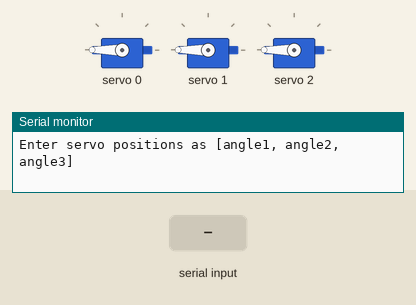
Simulated run of this sketch. Board: Arduino Uno, built with avr-gcc and run on an emulated ATmega328P. Shown: 3 × servo, the last lines printed to the serial monitor. Inputs (shaded band) come from the test bench.

Above: at 2.2 s.
2.3 s: "90,45,200\n" received over Serial
At 3.5 s:
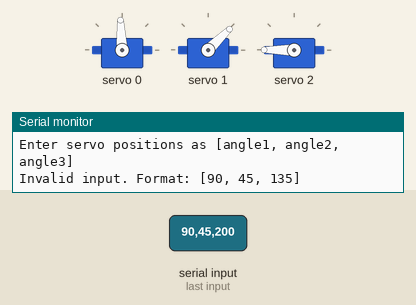
3.8 s: "30,150,10\n" received over Serial
At 4.8 s:
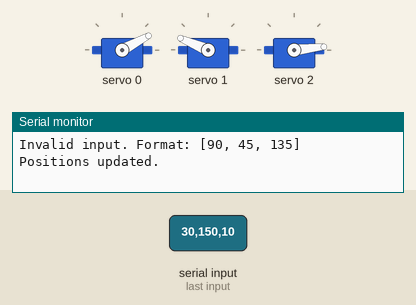
5.3 s: "1,90,45\n" received over Serial
At 5.9 s:
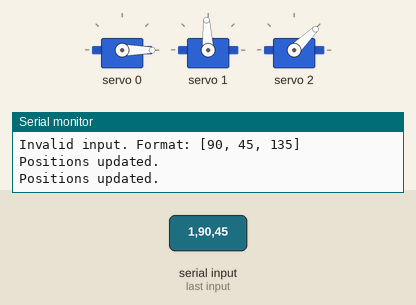
6.8 s: "90,45,200\n" received over Serial
At 8.2 s:
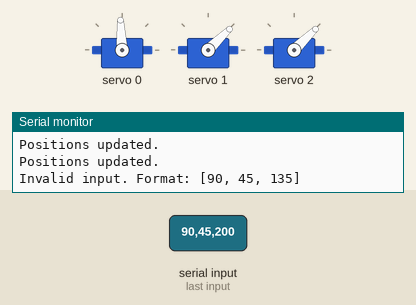
Timing chart, 0 to 9.3 s (numbered marks = the images above; inputs shaded):
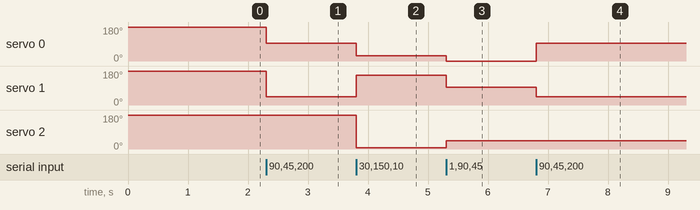

The sketch:

ManualServoControl.ino
```cpp
#include <Wire.h>
#include <Adafruit_PWMServoDriver.h>

Adafruit_PWMServoDriver pwm = Adafruit_PWMServoDriver();

// Servo channels on PCA9685 (0-15)
#define SERVO1_CHANNEL 0
#define SERVO2_CHANNEL 1
#define SERVO3_CHANNEL 2

// Pulse width range for typical servos
#define SERVO_MIN_PULSE 500   // in microseconds
#define SERVO_MAX_PULSE 2500  // in microseconds
#define SERVO_FREQ 50         // 50Hz for analog servos

float currentPos[3] = {180.0, 180.0, 180.0};

void setup() {
  Serial.begin(115200);
  delay(1000);

  pwm.begin();
  pwm.setPWMFreq(SERVO_FREQ);
  Wire.setClock(400000); // Optional: speed up I2C

  // Set initial positions
  for (int i = 0; i < 3; i++) {
    setServoAngle(i, currentPos[i]);
  }

  Serial.println("Enter servo positions as [angle1, angle2, angle3]");
}

void loop() {
  if (Serial.available()) {
    String input = Serial.readStringUntil('\n');
    input.trim();

    // Example input: [90, 45, 135]
    if (parseAndSetPositions(input)) {
      Serial.println("Positions updated.");
    } else {
      Serial.println("Invalid input. Format: [90, 45, 135]");
    }
  }
}

// Parse string like "[90, 45, 135]" and update servo positions
bool parseAndSetPositions(String input) {
  input.replace("[", "");
  input.replace("]", "");

  float angles[3];
  int commaIndex1 = input.indexOf(',');
  int commaIndex2 = input.indexOf(',', commaIndex1 + 1);

  if (commaIndex1 == -1 || commaIndex2 == -1) {
    return false;
  }

  // Extract and convert each angle
  angles[0] = input.substring(0, commaIndex1).toFloat();
  angles[1] = input.substring(commaIndex1 + 1, commaIndex2).toFloat();
  angles[2] = input.substring(commaIndex2 + 1).toFloat();

  // Check bounds and apply
  for (int i = 0; i < 3; i++) {
    if (angles[i] < 0 || angles[i] > 180) {
      return false;
    }
    currentPos[i] = angles[i];
    setServoAngle(i, currentPos[i]);
  }

  return true;
}

// Map angle to PWM and send to PCA9685
void setServoAngle(int servoIndex, float angle) {
  uint16_t pulseLength = map(angle, 0, 180, SERVO_MIN_PULSE, SERVO_MAX_PULSE);
  uint16_t pwmVal = (uint16_t)((pulseLength / 1000000.0) * SERVO_FREQ * 4096);
  pwm.setPWM(servoIndex, 0, pwmVal);
}
```

Measured:
- after the input at 2.3 s, servo 0: 180° → 93° at once; servo 1: 180° → 44° at once
- after the input at 3.8 s, servo 0: 93° → 28° at once; servo 1: 44° → 157° at once; servo 2: 180° → 6° at once
- after the input at 5.3 s, servo 0: 28° → 0° at once; servo 1: 157° → 93° at once; servo 2: 6° → 44° at once
- after the input at 6.8 s, servo 0: 0° → 93° at once; servo 1: 93° → 44° at once
